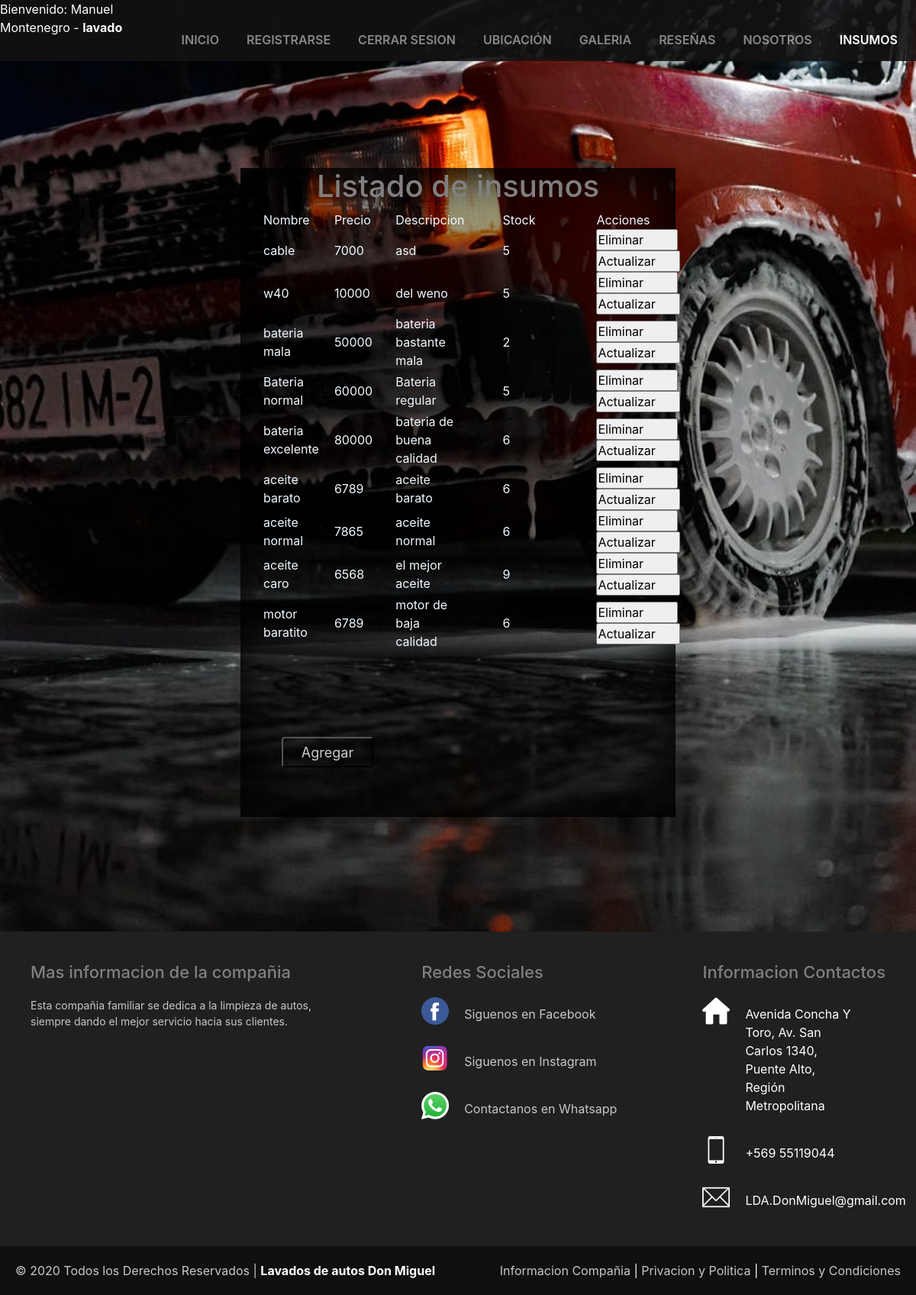
The page /lista_insumos/ (signed in) on the database its author committed.
### misLavados/models.py (models this page shows, shortened)
class Insumos(models.Model):
    nombre = models.CharField(max_length=120,primary_key=True)
    precio = models.IntegerField()
    descripcion = models.TextField()
    stock = models.IntegerField()

### misLavados/views.py (the view)
# urls.py: path('lista_insumos/',lista_insumos,name='LIST'),
@login_required(login_url='/login/')
@permission_required('misLavados.view_insumos',login_url='/login/')
def lista_insumos(request):
    lista = Insumos.objects.all()
    return render(request,'web/admin_insumos.html',{'lista_insumos':lista})

### misLavados/templates/web/admin_insumos.html (shortened to what this page needs)
<!DOCTYPE html>
<html lang="en">
{% load static %}
<head>
    <link rel="stylesheet" href="{% static 'css/insumos.css' %}">
    <link rel="stylesheet" href="https://stackpath.bootstrapcdn.com/bootstrap/4.5.2/css/bootstrap.min.css">
    <link rel="stylesheet" href="{% static 'css/footer.css' %}">
</head>
<body>
    <section id="header">
        <div class="Container-fluid">
            <nav class="navbar navbar-expand-lg navbar-dark">
                <div class="Container">
                    <div class="collapse navbar-collapse" id="navbarSupportedContent">
                        <ul class="navbar-nav ml-auto">
                            <li class="nav-item ">
                                <a href="{% url 'IND' %}" class="nav-link">Inicio</a>
                            </li>
                            <li class="nav-item ">
                                <a href="{% url 'REGI' %}" class="nav-link">Registrarse</a>
                            </li>
                            <li class="nav-item ">
                                {% if user.is_authenticated %}
                                    <a href="{% url 'LOGOUT' %}"class="nav-link">Cerrar Sesion</a>
                                {% else %}
                                    <a href="{% url 'LOGI' %}" class="nav-link">Login</a>
                                {% endif %}
                            </li>
                            <li class="nav-item ">
                                <a href="{% url 'UBIC' %}" class="nav-link">Ubicación</a>
                            </li>
                            <li class="nav-item ">
                                <a href="{% url 'GALE' %}" class="nav-link">Galeria</a>
                            </li>
                            <li class="nav-item ">
                                <a href="{% url 'RESE' %}" class="nav-link">Reseñas</a>
                            </li>
                            <li class="nav-item ">
                                <a href="{% url 'MISI' %}" class="nav-link">Nosotros</a>
                            </li>
                            <li class="nav-item active">
                                <a href="{% url 'INSU' %}" class="nav-link">Insumos</a>
                            </li>
                        </ul>
                    </div>
                </div>
            </nav>
            <div class="nav-item-welcome" style='color:white'>
                {% if user.is_authenticated %}
                <p>Bienvenido: {{user.first_name}} {{user.last_name}} - <b>{{user.username}}</b> </p>
                {% endif %}
            </div>
        </div>
    </section>
    <section class="main">
        <div class="container">
                <div class="row">
                    <div class="col-md-3"></div>
                    <div class="col-md-6">
                        <h1 class="text-center">Listado de insumos</h1>
                        <div class="col-md-9">
                           <table>
                            <tr style="color: aliceblue;">
                                <td>Nombre</td>
                                <td style="padding-left:20px;">Precio</td>
                                <td style="padding-left: 30px;">Descripcion</td>
                                <td style="padding-left: 50px;">Stock</td>
                                <td style="padding-left: 80px;">Acciones</td>
                            </tr>
                            {% for item in lista_insumos %}
                            <tr style="color: aliceblue; padding-bottom: 20px;">
                                <td>{{item.nombre}}</td>
                                <td style="padding-left:20px;">{{item.precio}}</td>
                                <td style="padding-left: 30px;">{{item.descripcion}}</td>
                                <td style="padding-left: 50px;">{{item.stock}}</td>
                                <td style="padding-left: 80px;">
                                <input style="padding-right: 43px;" type="button" value="Eliminar" onclick="seguroEli('{{item.nombre}}')">
                                <input style="padding-right: 30px;" type="button" value="Actualizar" onclick="actualizar('{{item.nombre}}')">
                            </tr>
                            {% endfor %}
                           </table>
                        </div>
                        <input type="button" value="Agregar" class="btn-enviar" onclick="irback()">
                    </div>
                </div>
        </div>
    </section>
  <footer>
        <div class="container-footer-all">
            <div class="container-body">
                <div class="columa1">
                    <h1>Mas informacion de la compañia</h1>
                    <p>Esta compañia familiar se dedica a la limpieza de autos, siempre dando el mejor servicio hacia sus clientes.</p>
                </div>
                <div class="columa2">
                    <h1>Redes Sociales</h1>
                    <div class="rowa">
                        <img src="{% static 'img/facebook.png' %}">
                        <label>Siguenos en Facebook</label>
                    </div>
                    <div class="rowa">
                        <img src="{% static 'img/instagram.png' %}">
                        <label>Siguenos en Instagram</label>
                    </div>
                    <div class="rowa">
                        <img src="{% static 'img/whatsapp.png' %}">
                        <label>Contactanos en Whatsapp</label>
                    </div>
                </div>
                <div class="columa3">
                    <h1>Informacion Contactos</h1>
                    <div class="rowa2">
                        <img src="{% static 'img/house.png' %}">
                        <label>Avenida Concha Y Toro, Av. San Carlos 1340, Puente Alto, Región Metropolitana</label>
                    </div>
                    <div class="rowa2">
                        <img src="{% static 'img/smartphone.png' %}">
                        <label>+569 55119044</label>
                    </div>
                    <div class="rowa2">
                        <img src="{% static 'img/contact.png' %}">
                        <label>LDA.DonMiguel@gmail.com</label>
                    </div>
                </div>
            </div>
        </div>
        <div class="container-footer">
            <div class="footer">
                <div class="copyright">
                    © 2020 Todos los Derechos Reservados | <a href="">Lavados de autos Don Miguel</a>
                </div>
                <div class="information">
                    <a href="">Informacion Compañia</a> | <a href="">Privacion y Politica</a> | <a href="">Terminos y Condiciones</a>
                </div>
            </div>
        </div>
    </footer>
</body>
</html>

### misLavados/static/css/insumos.css (style rules this page uses)
* { margin:0; padding:0; }
#header { background-color: transparent; position: absolute; z-index: 10; width: 100%; background-color: rgba(20, 17, 17, 0.89); }
.navbar { float:right; padding-left: 10px 0; }
.nav-item { top: 20px; font-weight: 600; text-transform: uppercase; padding-left: 20px; }
h1 { font-size: 40px; color:gray; margin-top: 20px; margin-bottom: 30px; }
.btn-enviar { color: #262626; position: absolute; top:90%; left: 20%; transform: translate(-50%, -50%); background: none; color: #ccc; width: 120px; height: 40px; font-size: 18px; border-radius: 4px; transition: .6s; overflow: hidden; }
.col-md-6 { background: rgba(0, 0, 0, 0.4); height: 850px; box-shadow: -1px 1px 60px 10px black inset; }
.row { height: 800px; }
.main { position:relative; background:url("../img/fondo1.jpeg"); min-height: 100vh; background-size: cover; background-position: center; padding:220px 0 200px ; }

### misLavados/static/css/footer.css (style rules this page uses)
footer { height: 40%; width: 100%; background: #202020; color: white; }
.container-footer-all { width: 100%; max-width: 1200px; margin: auto; padding: 40px; }
.container-body { display: flex; justify-content: space-between; }
.columa1 { max-width: 400px; }
.columa1 h1 { font-size: 22px; }
.columa1 p { font-size: 14px; color: #C7C7C7; margin-top: 20px; }
.columa2 { max-width: 400px; }
.columa2 h1 { font-size: 22px; }
.rowa { margin-top: 20px; display: flex; }
.rowa img { width: 36px; height: 36px; }
.rowa label { margin-top: 10px; margin-left: 20px; color: #C7C7C7; }
.columa3 { max-width: 400px; }
.columa3 h1 { font-size: 22px; }
.rowa2 { margin-top: 20px; display: flex; }
.rowa2 img { width: 36px; height: 36px; }
.rowa2 label { margin-top: 10px; margin-left: 20px; max-width: 140px; }
.container-footer { width: 100%; background: #101010; }
.footer { max-width: 1200px; margin: auto; display: flex; justify-content: space-between; padding: 20px; }
.copyright { color: #C7C7C7; }
.copyright a { text-decoration: none; color: white; font-weight: bold; }
.information a { text-decoration: none; color: #C7C7C7; }

### rows shown on the page
Insumos: nombre "cable", precio "7000", descripcion "asd", stock "5"
Insumos: nombre "w40", precio "10000", descripcion "del weno", stock "5"
Insumos: nombre "bateria mala", precio "50000", descripcion "bateria bastante mala", stock "2"
Insumos: nombre "Bateria normal", precio "60000", descripcion "Bateria regular", stock "5"
Insumos: nombre "bateria excelente", precio "80000", descripcion "bateria de buena calidad", stock "6"
Insumos: nombre "aceite barato", precio "6789", descripcion "aceite barato", stock "6"
Insumos: nombre "aceite normal", precio "7865", descripcion "aceite normal", stock "6"
Insumos: nombre "aceite caro", precio "6568", descripcion "el mejor aceite", stock "9"
Insumos: nombre "motor baratito", precio "6789", descripcion "motor de baja calidad", stock "6"

### other values the page prints
{{ user.first_name }} "Manuel"
{{ user.last_name }} "Montenegro"
{{ user.username }} "lavado"
